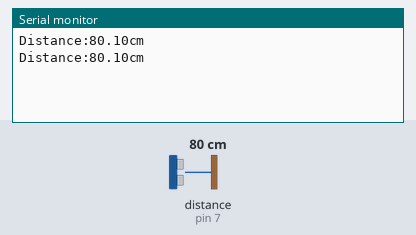
A sketch run on a simulated Arduino Uno, built with avr-gcc and run on an emulated ATmega328P. Parts: the last lines printed to the serial monitor. Wiring (inferred from the names in the program): ultrasonic range finder: trigger pin 6; echo pin 7. Inputs (shaded band) come from the test bench; at power-on: distance to the obstacle (sensor on pin 7) 80 cm. The echo pulse lasts 58.3 µs per cm.

Above: at 1.8 s.
1.9 s: distance to the obstacle (sensor on pin 7) set to 2 cm
At 2.8 s:
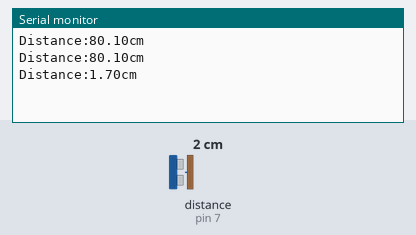
3.4 s: distance to the obstacle (sensor on pin 7) set to 4 cm
At 4.7 s:
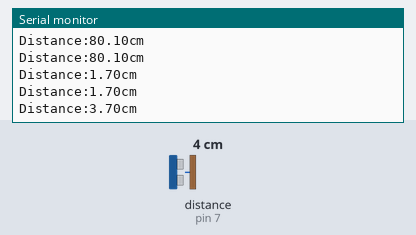
Timing chart, 0 to 6.4 s (numbered marks = the images above; inputs shaded):
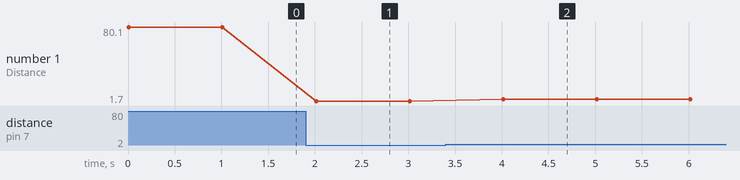

Measured:
- after the input at 1.9 s, the serial monitor: prints a new line after 0.11 s (image 1)
- after the input at 3.4 s, the serial monitor: prints a new line after 0.61 s (image 2)
- plotted number 1: 80.1 → 1.7 after the input at 1.9 s, 1.7 → 3.7 after the input at 3.4 s

The sketch:

ultra2.ino
```cpp
const int TrigPin = 6;
const int EchoPin = 7;
float range;
char buf[256];
void setup()
{
  Serial.begin(9600);
  pinMode(TrigPin, OUTPUT);
  pinMode(EchoPin, INPUT);
}
void loop()
{
  digitalWrite(TrigPin, LOW);
  delayMicroseconds(2);
  digitalWrite(TrigPin, HIGH);
  delayMicroseconds(10);
  digitalWrite(TrigPin, LOW);
  range = pulseIn(EchoPin, HIGH) / 58.0; //The echo time is converted into cm
  range = (int(range * 100.0)) / 100.0; //Keep two decimal places
  Serial.print("Distance:");
  Serial.print(range);
  Serial.print("cm");
  Serial.println();
  delay(1000);
}
```
